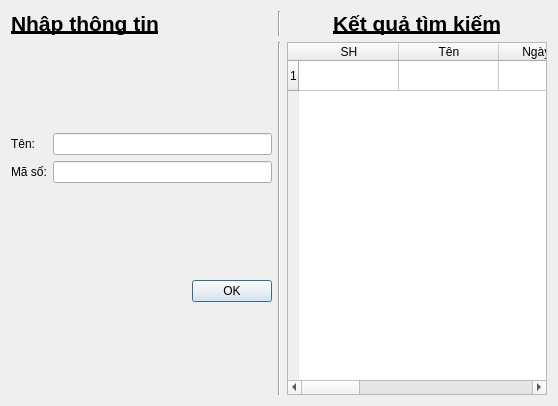
<?xml version="1.0" encoding="UTF-8"?>
<ui version="4.0">
 <class>PatientSearch</class>
 <widget class="QDialog" name="PatientSearch">
  <property name="geometry">
   <rect>
    <x>0</x>
    <y>0</y>
    <width>558</width>
    <height>406</height>
   </rect>
  </property>
  <property name="windowTitle">
   <string>Dialog</string>
  </property>
  <layout class="QVBoxLayout" name="verticalLayout_4">
   <item>
    <layout class="QHBoxLayout" name="horizontalLayout">
     <item>
      <widget class="QLabel" name="label_3">
       <property name="text">
        <string>&lt;html&gt;&lt;head/&gt;&lt;body&gt;&lt;p&gt;&lt;span style=&quot; font-size:16pt; font-weight:700; text-decoration: underline;&quot;&gt;Nhập thông tin&lt;/span&gt;&lt;/p&gt;&lt;/body&gt;&lt;/html&gt;</string>
       </property>
      </widget>
     </item>
     <item>
      <widget class="Line" name="line">
       <property name="orientation">
        <enum>Qt::Vertical</enum>
       </property>
      </widget>
     </item>
     <item>
      <widget class="QLabel" name="label_4">
       <property name="text">
        <string>&lt;html&gt;&lt;head/&gt;&lt;body&gt;&lt;p align=&quot;center&quot;&gt;&lt;span style=&quot; font-size:16pt; font-weight:700; text-decoration: underline;&quot;&gt;Kết quả tìm kiếm&lt;/span&gt;&lt;/p&gt;&lt;/body&gt;&lt;/html&gt;</string>
       </property>
      </widget>
     </item>
    </layout>
   </item>
   <item>
    <layout class="QHBoxLayout" name="horizontalLayout_4">
     <item>
      <layout class="QVBoxLayout" name="verticalLayout_3">
       <item>
        <layout class="QHBoxLayout" name="horizontalLayout_2">
         <item>
          <layout class="QVBoxLayout" name="verticalLayout">
           <item>
            <widget class="QLabel" name="label">
             <property name="text">
              <string>Tên:</string>
             </property>
            </widget>
           </item>
           <item>
            <widget class="QLabel" name="label_2">
             <property name="text">
              <string>Mã số:</string>
             </property>
            </widget>
           </item>
          </layout>
         </item>
         <item>
          <layout class="QVBoxLayout" name="verticalLayout_2">
           <item>
            <widget class="QLineEdit" name="name"/>
           </item>
           <item>
            <widget class="QLineEdit" name="SH"/>
           </item>
          </layout>
         </item>
        </layout>
       </item>
       <item>
        <layout class="QHBoxLayout" name="horizontalLayout_3">
         <item>
          <spacer name="horizontalSpacer">
           <property name="orientation">
            <enum>Qt::Horizontal</enum>
           </property>
           <property name="sizeHint" stdset="0">
            <size>
             <width>40</width>
             <height>20</height>
            </size>
           </property>
          </spacer>
         </item>
         <item>
          <widget class="QPushButton" name="pushButton">
           <property name="text">
            <string>OK</string>
           </property>
          </widget>
         </item>
        </layout>
       </item>
      </layout>
     </item>
     <item>
      <widget class="Line" name="line_2">
       <property name="orientation">
        <enum>Qt::Vertical</enum>
       </property>
      </widget>
     </item>
     <item>
      <widget class="QTableWidget" name="tableWidget">
       <row>
        <property name="text">
         <string>1</string>
        </property>
       </row>
       <column>
        <property name="text">
         <string>SH</string>
        </property>
       </column>
       <column>
        <property name="text">
         <string>Tên</string>
        </property>
       </column>
       <column>
        <property name="text">
         <string>Ngày sinh</string>
        </property>
       </column>
       <column>
        <property name="text">
         <string>Giới tính</string>
        </property>
       </column>
       <column>
        <property name="text">
         <string>Khoa</string>
        </property>
       </column>
       <column>
        <property name="text">
         <string>Bệnh</string>
        </property>
       </column>
       <column>
        <property name="text">
         <string>Phòng</string>
        </property>
       </column>
       <column>
        <property name="text">
         <string>Viện phí</string>
        </property>
       </column>
      </widget>
     </item>
    </layout>
   </item>
  </layout>
 </widget>
 <resources/>
 <connections/>
</ui>
